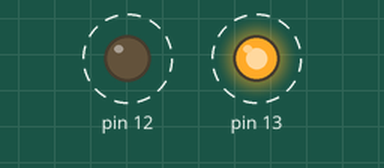
Recording of a sketch running on a simulated Arduino Uno, built with avr-gcc and run on an emulated ATmega328P. Parts: output pins drawn as LEDs (lit = HIGH). Dashed ring = blinking.

Above: at 0.5 s.
Timing chart, 0 to 4.6 s (numbered marks = the images above):
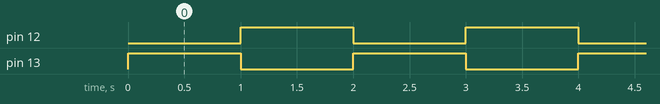

Measured:
- by itself, pin 12, pin 13: alternates HIGH for 1.0 s and LOW for 1.0 s

The sketch:

traffic_light.ino
```cpp
void setup() {
  pinMode(13, OUTPUT);
  pinMode(12, OUTPUT);
}

void loop() {
  digitalWrite(13, HIGH);
  digitalWrite(12, LOW);
  delay(1000);
  digitalWrite(13, LOW);
  digitalWrite(12, HIGH);
  delay(1000);
}
```
